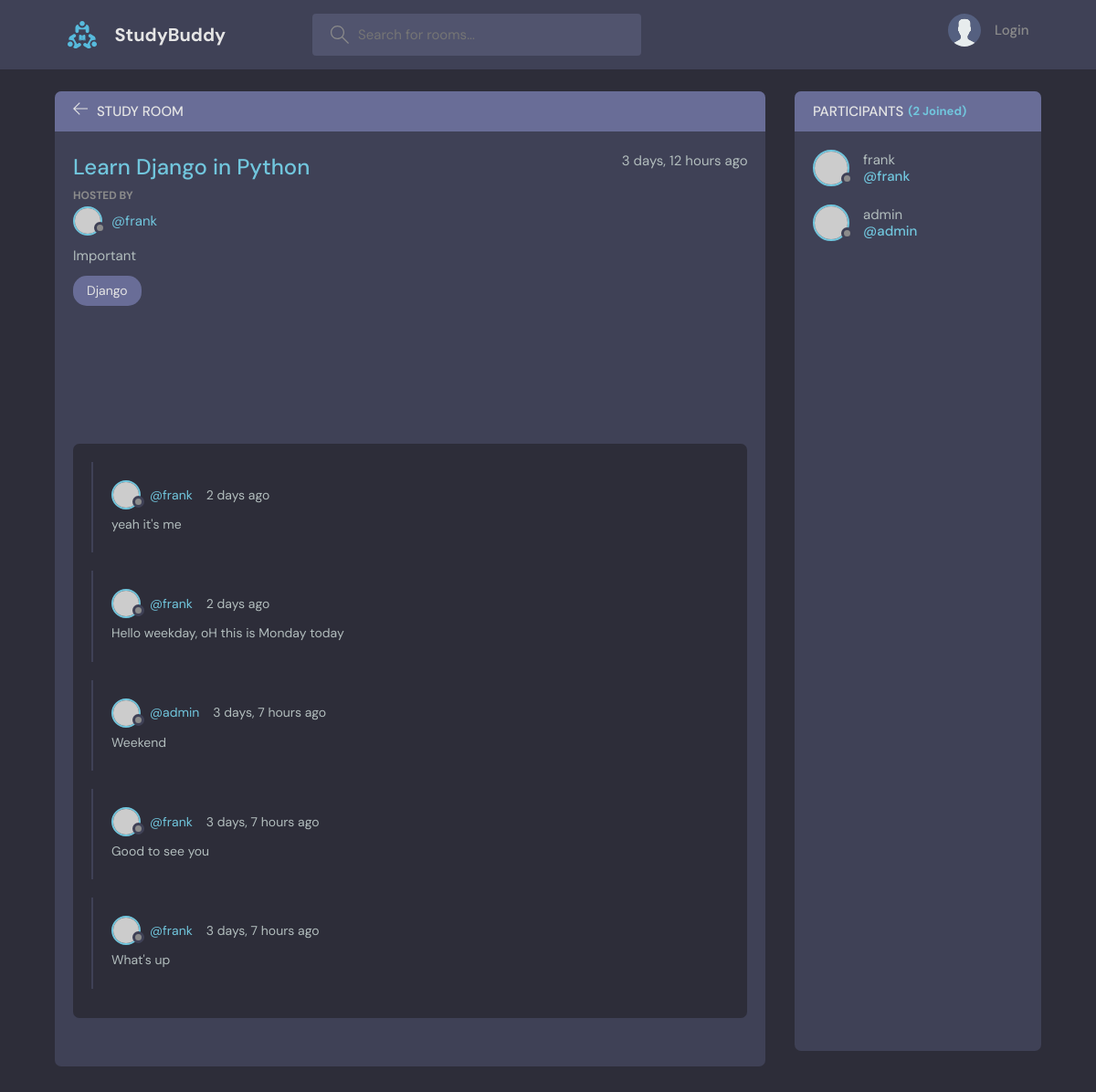
Page /room/4/ on the earlier database version.
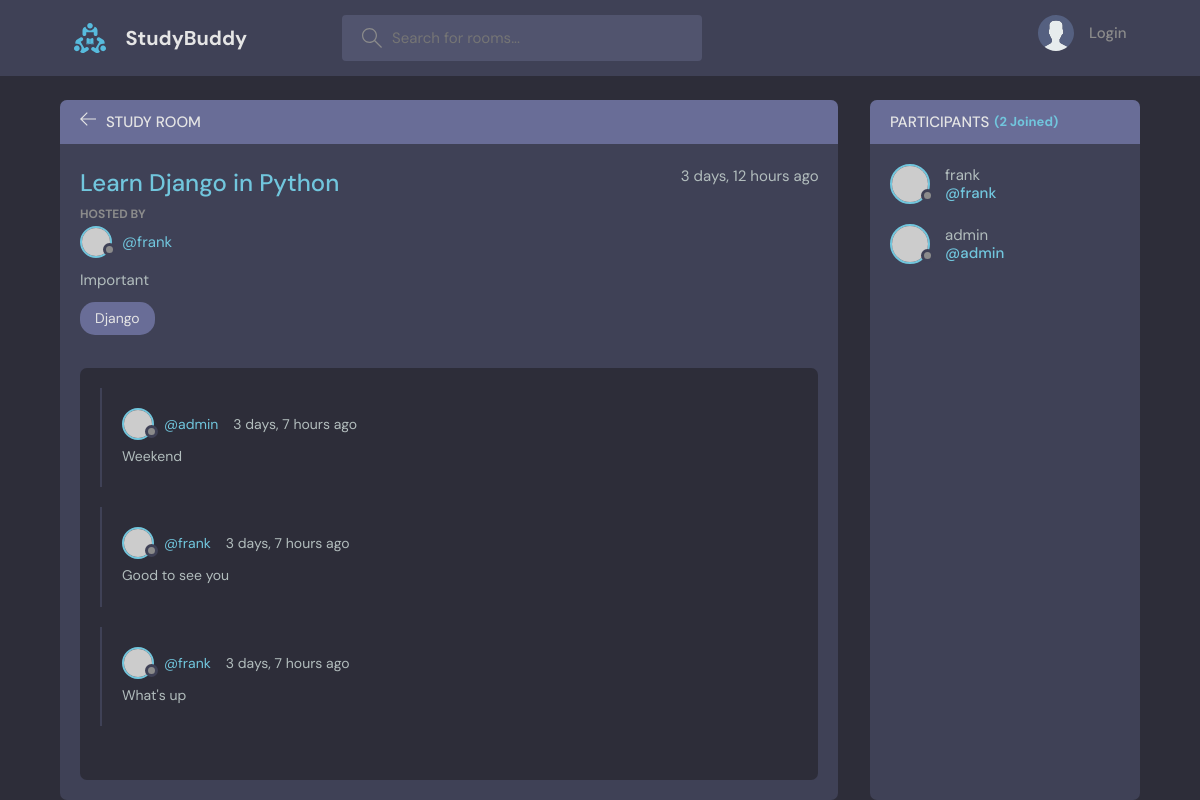
Same page on the later database version.
### base/models.py (models this page shows, shortened)
class Message(models.Model):
    user = models.ForeignKey(User, on_delete=models.CASCADE)
    room = models.ForeignKey(Room, on_delete=models.CASCADE)
    body = models.TextField()
    updated = models.DateTimeField(auto_now=True)
    created = models.DateTimeField(auto_now_add=True)
    class Meta:
        ordering = ['-updated', '-created']

### base/views.py (the view, shortened to what this page needs)
# urls.py: path('room/<str:pk>/', views.room, name="room"),
def room(request, pk):
    room = Room.objects.get(id=pk)
    room_messages = room.message_set.all() #.order_by('-created')
    participants = room.participants.all()
    context = {'room': room, 'room_messages': room_messages, 'participants': participants}
    return render(request, 'base/room.html', context)

### base/models.py (called while the page is built)
    def __str__(self):
        return self.name

### base/templates/base/room.html (shortened to what this page needs)
{% extends 'main.html' %} {% block content %}
<main class="profile-page layout layout--2">
  <div class="container">
    <div class="room">
      <div class="room__top">
        <div class="room__topLeft">
          <a href="{% url 'home' %}">
            <svg version="1.1" xmlns="http://www.w3.org/2000/svg" width="32" height="32" viewBox="0 0 32 32">
              <title>arrow-left</title>
              <path
                d="M13.723 2.286l-13.723 13.714 13.719 13.714 1.616-1.611-10.96-10.96h27.625v-2.286h-27.625l10.965-10.965-1.616-1.607z">
              </path>
            </svg>
          </a>
          <h3>Study Room</h3>
        </div>
      </div>
      <div class="room__box scroll">
        <div class="room__header scroll">
          <div class="room__info">
            <h3>{{ room.name }}</h3>
            <span>{{ room.created|timesince }} ago</span>
          </div>
          <div class="room__hosted">
            <p>Hosted By</p>
            <a href="{% url 'user-profile' room.host.id %}" class="room__author">
              <div class="avatar avatar--small">
                <img src="https://randomuser.me/api/portraits/men/37.jpg" />
              </div>
              <span>@{{ room.host.username}}</span>
            </a>
          </div>
          <div class="room__details">{{ room.description }}</div>
          <span class="room__topics">{{ room.topic}}</span>
        </div>
        <div class="room__conversation">
          <div class="threads scroll">
            {% for message in room_messages %}
            <div class="thread">
              <div class="thread__top">
                <div class="thread__author">
                  <a href="{% url 'user-profile' message.user.id %}" class="thread__authorInfo">
                    <div class="avatar avatar--small">
                      <img src="https://randomuser.me/api/portraits/men/37.jpg" />
                    </div>
                    <span>@{{ message.user.username }}</span>
                  </a>
                  <span class="thread__date">{{ message.created|timesince }} ago</span>
                </div>
              </div>
              <div class="thread__details">{{ message.body}}</div>
            </div>
            {% endfor %}
          </div>
        </div>
      </div>
    </div>
    <div class="participants">
      <h3 class="participants__top">
        Participants <span><b>({{ participants.count }} Joined)</b></span>
      </h3>
      <div class="participants__list scroll">
        {% for user in participants %}
        <a href="{% url 'user-profile' user.id %}" class="participant">
          <div class="avatar avatar--medium">
            <img src="https://randomuser.me/api/portraits/men/37.jpg" />
          </div>
          <p>
            {{ user.username}}
            <span>@{{ user.username}}</span>
          </p>
        </a>
        {% endfor %}
      </div>
    </div>
  </div>
</main>
{% endblock %}

Differences in the rows shown:
removed Message: user.username "frank", created "2 days", body "yeah it's me"
removed Message: user.username "frank", created "2 days", body "Hello weekday, oH this is Monday today"
